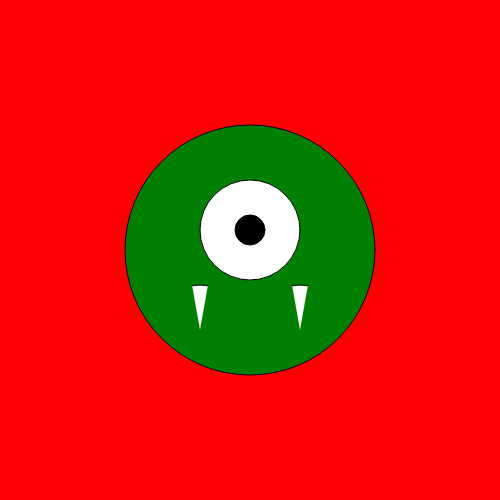
Frame 1 (no input)
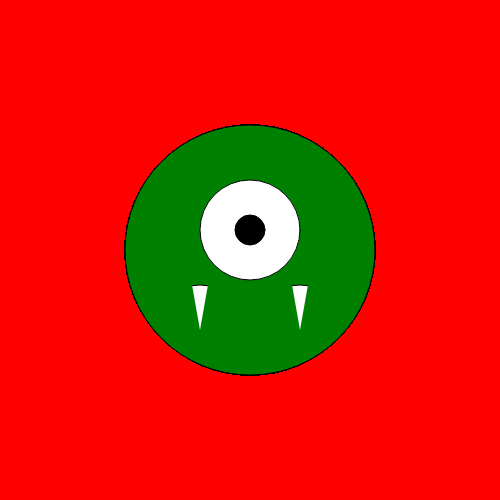
Frame 60 (no input)
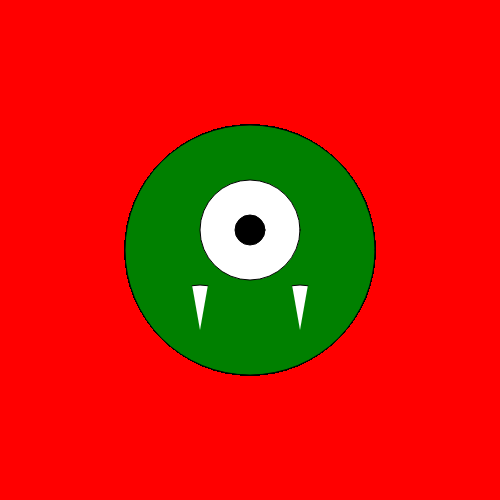
Frame 120 (the mouse pressed at the canvas centre since frame 60)

The p5.js sketch that drew these frames (run headless with seeded random() and noise() and a simulated clock; from frame 60 on, the mouse is pressed at the canvas centre):

// p5.js sketch
// ── sketch.js

 function setup() {
   createCanvas(500,500);
 background('red');
 }

function draw() {
     //the body of the monster

push();
fill('green');
ellipse(250,250,250,250);
pop();


push();
fill('255');
ellipse(250,230,100,100);
//for the eye of the monster
fill('black');
ellipse(250,230,30,30);
fill('255');
//now for the sharp teeth of the monster
arc( 200, 330, 90, 90, radians(260), radians(280) );
arc(300, 330, 90, 90, radians(260), radians(280) );

pop();
}










// background('red');

// createCanvas(700,700);


  // set background color


  // background('red');

 // push();
  // translate(100,50);

  // noFill();
  // stroke(3);
  // ellipse(0,0,60);
// pop();


// creating the sandbox
 // push();
//moveing the character to the center of the canvas

  // translate(200, 350);
  //now for body
  // push();
  //the body of my black skeleton
  // rect( 15,4,95,205 );
  //end body
  // pop();



   //now for the arms of the skeleton
  //  push();
   //the frist arm
  // translate(100, 15);
  // rotate( radians(-10) );
// rect(0,0,200,13);
//end arm
 // pop();

 //now for the second arm
 // push();
 // translate(20,15);
 // rotate( radians(-140) );
 // rect(0,0,200,13);


// ellipse(200,8,25);
 // ellipse(0,0,30);
 // pop();
 // now for the head and face of the skeleton
 // push();
 // translate();
 // ellipse(65,-40,95,95);
 // pop();

 //now for the face
 // push();
 // translate();
 // fill('white');
  // triangle(60,60,60,95,95,60);

 // pop();









// }
